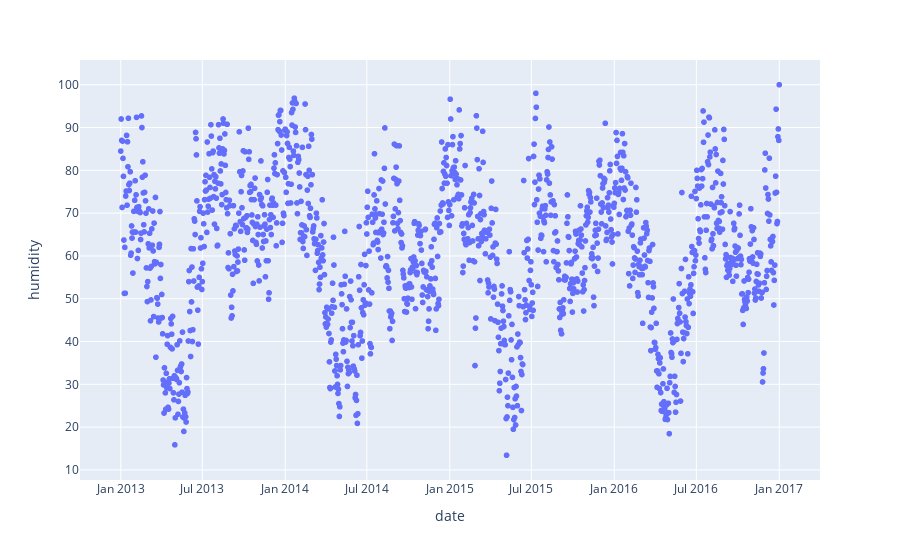

Notebook code cell kept with this figure:
### Markdown cell above
#### 2. Scatter Plot

### Code cell
#scatter plot for daily data
fig = px.scatter(daily_data,x= "date", y= "humidity")
fig.show()

### Figure 1 — Plotly figure (JSON) as saved in the notebook; plotly's stock layout.template omitted (floating-point values rounded to 4 significant figures; data arrays with more than 128 entries replaced by an {"elided": "..."} marker saying what was removed)
{"data": [{"hovertemplate": "date=%{x}<br>humidity=%{y}<extra></extra>", "legendgroup": "", "marker": {"color": "#636efa", "symbol": "circle"}, "mode": "markers", "name": "", "showlegend": false, "type": "scattergl", "x": {"elided": "1462 str values"}, "xaxis": "x", "y": {"elided": "1462 float values"}, "yaxis": "y"}], "layout": {"legend": {"tracegroupgap": 0}, "margin": {"t": 60}, "xaxis": {"anchor": "y", "domain": [0, 1], "title": {"text": "date"}}, "yaxis": {"anchor": "x", "domain": [0, 1], "title": {"text": "humidity"}}}}
